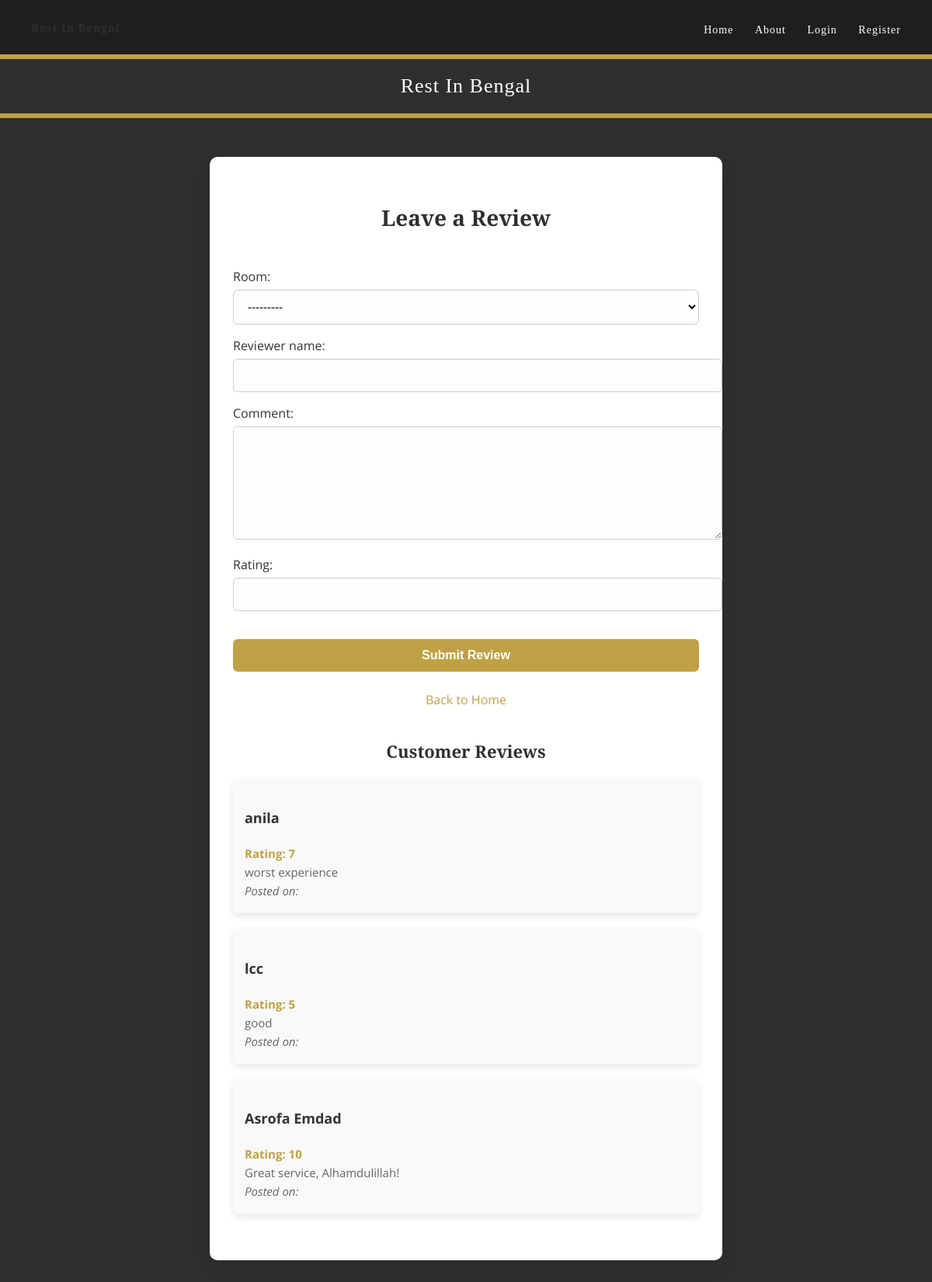
/review/, run on the app's committed database.
### app2/models.py (models this page shows)
class Review(models.Model):
    room = models.ForeignKey(Room, on_delete=models.CASCADE)
    reviewer_name = models.CharField(max_length=100)
    comment = models.TextField()
    rating = models.IntegerField()

### app2/views.py (the view)
# urls.py: path('review/', views.leave_review, name='leave_review'),
def leave_review(request):
    if request.method == 'POST':
        form = ReviewForm(request.POST)
        if form.is_valid():
            form.save()  # Save the review to the database
            return redirect('home')  # Redirect to the home page after saving the review
    else:
        form = ReviewForm()
    reviews = Review.objects.all()  # Fetch all reviews
    return render(request, 'review.html', {'form': form, 'reviews': reviews})  # Pass reviews to template

### app2/forms.py
class ReviewForm(forms.ModelForm):
    class Meta:
        model = Review
        fields = ['room', 'reviewer_name', 'comment', 'rating']
    def __init__(self, *args, **kwargs):
        super(ReviewForm, self).__init__(*args, **kwargs)
        self.fields['room'].label_from_instance = lambda obj: f"{obj.type} - {obj.price}"  # Displaying room details

### templates/review.html (shortened to what this page needs)
<!DOCTYPE html>
<html lang="en">
<head>
</head>
<body>
    {% include 'navbar.html' %}
    <header>
        Rest In Bengal
    </header>
    <div class="review-container">
        <h1>Leave a Review</h1>
        <form method="post">
            <div class="form-group">
                {{ form.as_p }}
            </div>
            <button type="submit">Submit Review</button>
        </form>
        <div class="form-footer">
            <a href="{% url 'home' %}">Back to Home</a>
        </div>
        <div class="reviews-section">
            <h2>Customer Reviews</h2>
            {% for review in reviews %}
                <div class="review-item">
                    <h4>{{ review.reviewer_name }}</h4>
                    <p class="rating">Rating: {{ review.rating }}</p>
                    <p>{{ review.comment }}</p>
                    <p><em>Posted on: {{ review.created_at|date:"F j, Y, g:i a" }}</em></p>
                </div>
            {% empty %}
                <p>No reviews yet. Be the first to leave a review!</p>
            {% endfor %}
        </div>
    </div>
</body>
</html>

### templates/review.html (style rules this page uses)
body { font-family: 'Open Sans', sans-serif; background-color: #2F2F2F; margin: 0; padding: 0; }
header { background-color: #2f2f2f; color: #fff; padding: 20px; text-align: center; font-size: 26px; font-family: 'Playfair Display', serif; border-bottom: 6px solid #bfa145; letter-spacing: 1px; }
.review-container { background-color: #fff; padding: 40px 30px; border-radius: 10px; box-shadow: 0 8px 24px rgba(0, 0, 0, 0.1); width: 100%; max-width: 600px; margin: 50px auto; }
h1, h2 { font-family: 'Playfair Display', serif; text-align: center; color: #2f2f2f; }
h1 { font-size: 28px; margin-bottom: 30px; }
h2 { font-size: 22px; margin-top: 40px; margin-bottom: 20px; }
form { display: flex; flex-direction: column; }
.form-group { margin-bottom: 20px; }
.form-group label { font-size: 16px; color: #333; margin-bottom: 6px; display: block; }
.form-group input, .form-group textarea, .form-group select { width: 100%; padding: 12px 14px; font-size: 15px; border: 1px solid #ccc; border-radius: 6px; background-color: #fdfdfc; transition: border-color 0.3s ease; }
.form-group textarea { height: 120px; resize: vertical; }
button { padding: 12px 20px; font-size: 16px; color: white; background-color: #bfa145; border: none; border-radius: 6px; cursor: pointer; transition: background-color 0.3s ease; font-weight: 600; }
.form-footer { text-align: center; margin-top: 25px; }
.form-footer a { text-decoration: none; color: #bfa145; font-size: 16px; transition: color 0.3s ease; }
.reviews-section { margin-top: 40px; }
.review-item { background-color: #f9f9f9; padding: 15px; margin-bottom: 20px; border-radius: 6px; box-shadow: 0 4px 10px rgba(0, 0, 0, 0.1); }
.review-item h4 { font-size: 18px; color: #333; }
.review-item p { font-size: 15px; color: #666; margin: 4px 0; }
.review-item .rating { font-weight: bold; color: #bfa145; }

### data on the page
Review: reviewer_name "anila", rating "7", comment "worst experience"
Review: reviewer_name "lcc", rating "5", comment "good"
Review: reviewer_name "Asrofa Emdad", rating "10", comment "Great service, Alhamdulillah!"
